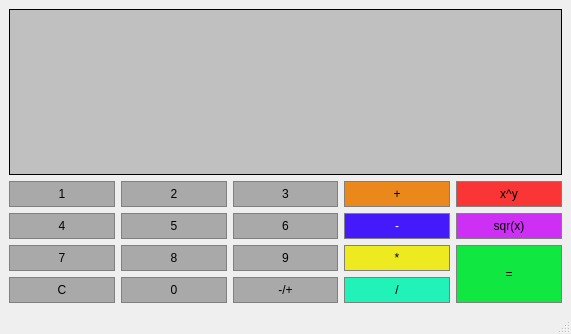
<?xml version="1.0" encoding="UTF-8"?>
<ui version="4.0">
 <class>kalkulator</class>
 <widget class="QMainWindow" name="kalkulator">
  <property name="geometry">
   <rect>
    <x>0</x>
    <y>0</y>
    <width>571</width>
    <height>334</height>
   </rect>
  </property>
  <property name="windowTitle">
   <string>kalkulator</string>
  </property>
  <widget class="QWidget" name="centralwidget">
   <layout class="QGridLayout" name="gridLayout">
    <item row="3" column="4">
     <widget class="QPushButton" name="iloczyn">
      <property name="sizePolicy">
       <sizepolicy hsizetype="Preferred" vsizetype="Preferred">
        <horstretch>0</horstretch>
        <verstretch>0</verstretch>
       </sizepolicy>
      </property>
      <property name="styleSheet">
       <string notr="true">QPushButton{
	background-color: #EDEB1F;
	border: 1px solid gray;
	padding: 5px;
}
QPushButton:pressed{
	background-color: #D6D41A;
	border: 1px solid gray;
	padding: 5px;
}</string>
      </property>
      <property name="text">
       <string>*</string>
      </property>
     </widget>
    </item>
    <item row="3" column="5" rowspan="2">
     <widget class="QPushButton" name="wynik">
      <property name="sizePolicy">
       <sizepolicy hsizetype="Preferred" vsizetype="Preferred">
        <horstretch>0</horstretch>
        <verstretch>0</verstretch>
       </sizepolicy>
      </property>
      <property name="styleSheet">
       <string notr="true">QPushButton{
	background-color: #11E741;
	border: 1px solid gray;
	padding: 5px;
}
QPushButton:pressed{
	background-color: green;
	border: 1px solid gray;
	padding: 5px;
}</string>
      </property>
      <property name="text">
       <string>=</string>
      </property>
     </widget>
    </item>
    <item row="4" column="3">
     <widget class="QPushButton" name="zmianaZnaku">
      <property name="sizePolicy">
       <sizepolicy hsizetype="Preferred" vsizetype="Preferred">
        <horstretch>0</horstretch>
        <verstretch>0</verstretch>
       </sizepolicy>
      </property>
      <property name="styleSheet">
       <string notr="true">QPushButton{
	background-color: #A9A9A9;
	border: 1px solid gray;
	padding: 5px;
}
QPushButton:pressed{
	background-color: #C0C0C0;
	border: 1px solid gray;
	padding: 5px;
}</string>
      </property>
      <property name="text">
       <string>-/+</string>
      </property>
     </widget>
    </item>
    <item row="1" column="3">
     <widget class="QPushButton" name="guzik3">
      <property name="sizePolicy">
       <sizepolicy hsizetype="Preferred" vsizetype="Preferred">
        <horstretch>0</horstretch>
        <verstretch>0</verstretch>
       </sizepolicy>
      </property>
      <property name="styleSheet">
       <string notr="true">QPushButton{
	background-color: #A9A9A9;
	border: 1px solid gray;
	padding: 5px;
}
QPushButton:pressed{
	background-color: #C0C0C0;
	border: 1px solid gray;
	padding: 5px;
}</string>
      </property>
      <property name="text">
       <string>3</string>
      </property>
     </widget>
    </item>
    <item row="2" column="5">
     <widget class="QPushButton" name="pierwiastek">
      <property name="styleSheet">
       <string notr="true">QPushButton{
	background-color: #CD30F4;
	border: 1px solid gray;
	padding: 5px;
}
QPushButton:pressed{
	background-color: #AF25D2;
	border: 1px solid gray;
	padding: 5px;
}</string>
      </property>
      <property name="text">
       <string>sqr(x)</string>
      </property>
     </widget>
    </item>
    <item row="3" column="1">
     <widget class="QPushButton" name="guzik7">
      <property name="sizePolicy">
       <sizepolicy hsizetype="Preferred" vsizetype="Preferred">
        <horstretch>0</horstretch>
        <verstretch>0</verstretch>
       </sizepolicy>
      </property>
      <property name="styleSheet">
       <string notr="true">QPushButton{
	background-color: #A9A9A9;
	border: 1px solid gray;
	padding: 5px;
}
QPushButton:pressed{
	background-color: #C0C0C0;
	border: 1px solid gray;
	padding: 5px;
}</string>
      </property>
      <property name="text">
       <string>7</string>
      </property>
     </widget>
    </item>
    <item row="4" column="2">
     <widget class="QPushButton" name="guzik0">
      <property name="sizePolicy">
       <sizepolicy hsizetype="Preferred" vsizetype="Preferred">
        <horstretch>0</horstretch>
        <verstretch>0</verstretch>
       </sizepolicy>
      </property>
      <property name="styleSheet">
       <string notr="true">QPushButton{
	background-color: #A9A9A9;
	border: 1px solid gray;
	padding: 5px;
}
QPushButton:pressed{
	background-color: #C0C0C0;
	border: 1px solid gray;
	padding: 5px;
}</string>
      </property>
      <property name="text">
       <string>0</string>
      </property>
     </widget>
    </item>
    <item row="1" column="1">
     <widget class="QPushButton" name="guzik1">
      <property name="sizePolicy">
       <sizepolicy hsizetype="Preferred" vsizetype="Preferred">
        <horstretch>0</horstretch>
        <verstretch>0</verstretch>
       </sizepolicy>
      </property>
      <property name="styleSheet">
       <string notr="true">QPushButton{
	background-color: #A9A9A9;
	border: 1px solid gray;
	padding: 5px;
}
QPushButton:pressed{
	background-color: #C0C0C0;
	border: 1px solid gray;
	padding: 5px;
}</string>
      </property>
      <property name="text">
       <string>1</string>
      </property>
     </widget>
    </item>
    <item row="3" column="2">
     <widget class="QPushButton" name="guzik8">
      <property name="sizePolicy">
       <sizepolicy hsizetype="Preferred" vsizetype="Preferred">
        <horstretch>0</horstretch>
        <verstretch>0</verstretch>
       </sizepolicy>
      </property>
      <property name="styleSheet">
       <string notr="true">QPushButton{
	background-color: #A9A9A9;
	border: 1px solid gray;
	padding: 5px;
}
QPushButton:pressed{
	background-color: #C0C0C0;
	border: 1px solid gray;
	padding: 5px;
}</string>
      </property>
      <property name="text">
       <string>8</string>
      </property>
     </widget>
    </item>
    <item row="2" column="3">
     <widget class="QPushButton" name="guzik6">
      <property name="sizePolicy">
       <sizepolicy hsizetype="Preferred" vsizetype="Preferred">
        <horstretch>0</horstretch>
        <verstretch>0</verstretch>
       </sizepolicy>
      </property>
      <property name="styleSheet">
       <string notr="true">QPushButton{
	background-color: #A9A9A9;
	border: 1px solid gray;
	padding: 5px;
}
QPushButton:pressed{
	background-color: #C0C0C0;
	border: 1px solid gray;
	padding: 5px;
}</string>
      </property>
      <property name="text">
       <string>6</string>
      </property>
     </widget>
    </item>
    <item row="3" column="3">
     <widget class="QPushButton" name="guzik9">
      <property name="sizePolicy">
       <sizepolicy hsizetype="Preferred" vsizetype="Preferred">
        <horstretch>0</horstretch>
        <verstretch>0</verstretch>
       </sizepolicy>
      </property>
      <property name="styleSheet">
       <string notr="true">QPushButton{
	background-color: #A9A9A9;
	border: 1px solid gray;
	padding: 5px;
}
QPushButton:pressed{
	background-color: #C0C0C0;
	border: 1px solid gray;
	padding: 5px;
}</string>
      </property>
      <property name="text">
       <string>9</string>
      </property>
     </widget>
    </item>
    <item row="0" column="1" colspan="5">
     <widget class="QLineEdit" name="lineEdit">
      <property name="sizePolicy">
       <sizepolicy hsizetype="Preferred" vsizetype="Expanding">
        <horstretch>0</horstretch>
        <verstretch>0</verstretch>
       </sizepolicy>
      </property>
      <property name="font">
       <font>
        <family>Calibri</family>
        <pointsize>18</pointsize>
        <weight>75</weight>
        <bold>true</bold>
       </font>
      </property>
      <property name="styleSheet">
       <string notr="true">QLineEdit{
	background-color: silver;
	border: 1px solid black;
	color: green;
}</string>
      </property>
      <property name="text">
       <string/>
      </property>
      <property name="alignment">
       <set>Qt::AlignRight|Qt::AlignTrailing|Qt::AlignVCenter</set>
      </property>
     </widget>
    </item>
    <item row="2" column="1">
     <widget class="QPushButton" name="guzik4">
      <property name="sizePolicy">
       <sizepolicy hsizetype="Preferred" vsizetype="Preferred">
        <horstretch>0</horstretch>
        <verstretch>0</verstretch>
       </sizepolicy>
      </property>
      <property name="styleSheet">
       <string notr="true">QPushButton{
	background-color: #A9A9A9;
	border: 1px solid gray;
	padding: 5px;
}
QPushButton:pressed{
	background-color: #C0C0C0;
	border: 1px solid gray;
	padding: 5px;
}</string>
      </property>
      <property name="text">
       <string>4</string>
      </property>
     </widget>
    </item>
    <item row="1" column="5">
     <widget class="QPushButton" name="potega">
      <property name="styleSheet">
       <string notr="true">QPushButton{
	background-color: #F93535;
	border: 1px solid gray;
	padding: 5px;
}
QPushButton:pressed{
	background-color: #D63434;
	border: 1px solid gray;
	padding: 5px;
}</string>
      </property>
      <property name="text">
       <string>x^y</string>
      </property>
     </widget>
    </item>
    <item row="1" column="2">
     <widget class="QPushButton" name="guzik2">
      <property name="sizePolicy">
       <sizepolicy hsizetype="Preferred" vsizetype="Preferred">
        <horstretch>0</horstretch>
        <verstretch>0</verstretch>
       </sizepolicy>
      </property>
      <property name="styleSheet">
       <string notr="true">QPushButton{
	background-color: #A9A9A9;
	border: 1px solid gray;
	padding: 5px;
}
QPushButton:pressed{
	background-color: #C0C0C0;
	border: 1px solid gray;
	padding: 5px;
}</string>
      </property>
      <property name="text">
       <string>2</string>
      </property>
     </widget>
    </item>
    <item row="2" column="2">
     <widget class="QPushButton" name="guzik5">
      <property name="sizePolicy">
       <sizepolicy hsizetype="Preferred" vsizetype="Preferred">
        <horstretch>0</horstretch>
        <verstretch>0</verstretch>
       </sizepolicy>
      </property>
      <property name="styleSheet">
       <string notr="true">QPushButton{
	background-color: #A9A9A9;
	border: 1px solid gray;
	padding: 5px;
}
QPushButton:pressed{
	background-color: #C0C0C0;
	border: 1px solid gray;
	padding: 5px;
}</string>
      </property>
      <property name="text">
       <string>5</string>
      </property>
     </widget>
    </item>
    <item row="2" column="4">
     <widget class="QPushButton" name="roznica">
      <property name="sizePolicy">
       <sizepolicy hsizetype="Preferred" vsizetype="Preferred">
        <horstretch>0</horstretch>
        <verstretch>0</verstretch>
       </sizepolicy>
      </property>
      <property name="styleSheet">
       <string notr="true">QPushButton{
	background-color: #441AFB;
	color: #ffffff;
	border: 1px solid gray;
	padding: 5px;
}
QPushButton:pressed{
	background-color: #2A21CE;
	color: #ffffff;
	border: 1px solid gray;
	padding: 5px;
}</string>
      </property>
      <property name="text">
       <string>-</string>
      </property>
     </widget>
    </item>
    <item row="4" column="1">
     <widget class="QPushButton" name="cls">
      <property name="sizePolicy">
       <sizepolicy hsizetype="Preferred" vsizetype="Preferred">
        <horstretch>0</horstretch>
        <verstretch>0</verstretch>
       </sizepolicy>
      </property>
      <property name="styleSheet">
       <string notr="true">QPushButton{
	background-color: #A9A9A9;
	border: 1px solid gray;
	padding: 5px;
}
QPushButton:pressed{
	background-color: #C0C0C0;
	border: 1px solid gray;
	padding: 5px;
}</string>
      </property>
      <property name="text">
       <string>C</string>
      </property>
     </widget>
    </item>
    <item row="1" column="4">
     <widget class="QPushButton" name="suma">
      <property name="sizePolicy">
       <sizepolicy hsizetype="Preferred" vsizetype="Preferred">
        <horstretch>0</horstretch>
        <verstretch>0</verstretch>
       </sizepolicy>
      </property>
      <property name="styleSheet">
       <string notr="true">QPushButton{
	background-color: #EB881B;
	border: 1px solid gray;
	padding: 5px;
}
QPushButton:pressed{
	background-color: #D67A16;
	border: 1px solid gray;
	padding: 5px;
}</string>
      </property>
      <property name="text">
       <string>+</string>
      </property>
     </widget>
    </item>
    <item row="4" column="4">
     <widget class="QPushButton" name="iloraz">
      <property name="sizePolicy">
       <sizepolicy hsizetype="Preferred" vsizetype="Preferred">
        <horstretch>0</horstretch>
        <verstretch>0</verstretch>
       </sizepolicy>
      </property>
      <property name="styleSheet">
       <string notr="true">QPushButton{
	background-color: #21F3B8;
	border: 1px solid gray;
	padding: 5px;
}
QPushButton:pressed{
	background-color: #21DAA7;
	border: 1px solid gray;
	padding: 5px;
}</string>
      </property>
      <property name="text">
       <string>/</string>
      </property>
     </widget>
    </item>
   </layout>
  </widget>
  <widget class="QMenuBar" name="menubar">
   <property name="geometry">
    <rect>
     <x>0</x>
     <y>0</y>
     <width>571</width>
     <height>30</height>
    </rect>
   </property>
  </widget>
  <widget class="QStatusBar" name="statusbar"/>
 </widget>
 <resources/>
 <connections/>
</ui>
